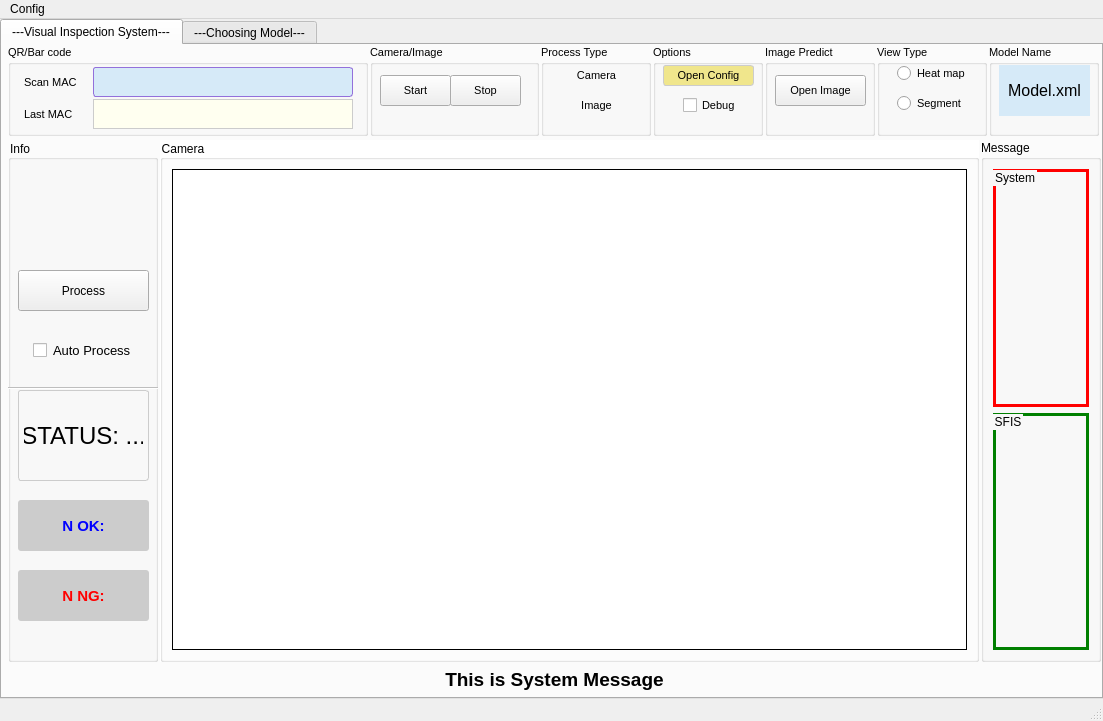
<?xml version="1.0" encoding="UTF-8"?>
<ui version="4.0">
 <class>MainWindow</class>
 <widget class="QMainWindow" name="MainWindow">
  <property name="geometry">
   <rect>
    <x>0</x>
    <y>0</y>
    <width>1103</width>
    <height>721</height>
   </rect>
  </property>
  <property name="sizePolicy">
   <sizepolicy hsizetype="Expanding" vsizetype="Expanding">
    <horstretch>0</horstretch>
    <verstretch>0</verstretch>
   </sizepolicy>
  </property>
  <property name="windowTitle">
   <string>MainWindow</string>
  </property>
  <widget class="QWidget" name="centralwidget">
   <layout class="QGridLayout" name="gridLayout">
    <property name="leftMargin">
     <number>0</number>
    </property>
    <property name="topMargin">
     <number>0</number>
    </property>
    <property name="rightMargin">
     <number>0</number>
    </property>
    <property name="bottomMargin">
     <number>0</number>
    </property>
    <property name="spacing">
     <number>2</number>
    </property>
    <item row="0" column="0">
     <widget class="QTabWidget" name="tabWidget">
      <property name="currentIndex">
       <number>0</number>
      </property>
      <widget class="QWidget" name="tab_1">
       <attribute name="title">
        <string>---Visual Inspection System---</string>
       </attribute>
       <layout class="QVBoxLayout" name="verticalLayout_2" stretch="4,22,0">
        <property name="spacing">
         <number>0</number>
        </property>
        <property name="leftMargin">
         <number>6</number>
        </property>
        <property name="topMargin">
         <number>0</number>
        </property>
        <property name="rightMargin">
         <number>0</number>
        </property>
        <property name="bottomMargin">
         <number>0</number>
        </property>
        <item>
         <widget class="QWidget" name="widget" native="true">
          <property name="maximumSize">
           <size>
            <width>16777215</width>
            <height>100</height>
           </size>
          </property>
          <widget class="QWidget" name="horizontalLayoutWidget_2">
           <property name="geometry">
            <rect>
             <x>0</x>
             <y>0</y>
             <width>1091</width>
             <height>91</height>
            </rect>
           </property>
           <layout class="QHBoxLayout" name="horizontalLayout_2" stretch="0,0,0,0,0,0,0">
            <property name="spacing">
             <number>2</number>
            </property>
            <property name="bottomMargin">
             <number>0</number>
            </property>
            <item>
             <widget class="QGroupBox" name="groupBox_5">
              <property name="minimumSize">
               <size>
                <width>360</width>
                <height>80</height>
               </size>
              </property>
              <property name="maximumSize">
               <size>
                <width>16777215</width>
                <height>100</height>
               </size>
              </property>
              <property name="font">
               <font>
                <pointsize>8</pointsize>
               </font>
              </property>
              <property name="title">
               <string>QR/Bar code</string>
              </property>
              <widget class="QWidget" name="verticalLayoutWidget">
               <property name="geometry">
                <rect>
                 <x>10</x>
                 <y>20</y>
                 <width>341</width>
                 <height>66</height>
                </rect>
               </property>
               <layout class="QVBoxLayout" name="verticalLayout" stretch="1,1">
                <property name="spacing">
                 <number>2</number>
                </property>
                <property name="sizeConstraint">
                 <enum>QLayout::SetDefaultConstraint</enum>
                </property>
                <property name="leftMargin">
                 <number>6</number>
                </property>
                <property name="topMargin">
                 <number>2</number>
                </property>
                <property name="rightMargin">
                 <number>6</number>
                </property>
                <property name="bottomMargin">
                 <number>2</number>
                </property>
                <item>
                 <layout class="QHBoxLayout" name="horizontalLayout_5">
                  <item>
                   <widget class="QLabel" name="label_5">
                    <property name="maximumSize">
                     <size>
                      <width>16777215</width>
                      <height>30</height>
                     </size>
                    </property>
                    <property name="font">
                     <font>
                      <pointsize>8</pointsize>
                     </font>
                    </property>
                    <property name="text">
                     <string>Scan MAC</string>
                    </property>
                   </widget>
                  </item>
                  <item>
                   <widget class="QLineEdit" name="ui_mac_input">
                    <property name="maximumSize">
                     <size>
                      <width>260</width>
                      <height>30</height>
                     </size>
                    </property>
                    <property name="font">
                     <font>
                      <pointsize>14</pointsize>
                      <weight>50</weight>
                      <bold>false</bold>
                      <kerning>false</kerning>
                     </font>
                    </property>
                    <property name="styleSheet">
                     <string notr="true">background-color: #D6EAF8;   /* Tím đậm (Indigo) */
    color: red;                /* Chữ trắng */        /* Chữ đậm */
    border: 1px solid #9370DB;  /* Viền tím sáng (Medium Purple) */
    border-radius: 3px;</string>
                    </property>
                    <property name="alignment">
                     <set>Qt::AlignCenter</set>
                    </property>
                    <property name="dragEnabled">
                     <bool>true</bool>
                    </property>
                    <property name="placeholderText">
                     <string/>
                    </property>
                    <property name="clearButtonEnabled">
                     <bool>false</bool>
                    </property>
                   </widget>
                  </item>
                 </layout>
                </item>
                <item>
                 <layout class="QHBoxLayout" name="horizontalLayout_4">
                  <item>
                   <widget class="QLabel" name="label_7">
                    <property name="maximumSize">
                     <size>
                      <width>16777215</width>
                      <height>30</height>
                     </size>
                    </property>
                    <property name="font">
                     <font>
                      <pointsize>8</pointsize>
                     </font>
                    </property>
                    <property name="text">
                     <string>Last MAC</string>
                    </property>
                   </widget>
                  </item>
                  <item>
                   <widget class="QLineEdit" name="ui_last_mac_input">
                    <property name="enabled">
                     <bool>false</bool>
                    </property>
                    <property name="maximumSize">
                     <size>
                      <width>260</width>
                      <height>30</height>
                     </size>
                    </property>
                    <property name="font">
                     <font>
                      <pointsize>16</pointsize>
                     </font>
                    </property>
                    <property name="styleSheet">
                     <string notr="true">background-color: #FFFFF0;
border: 1px solid #ccc</string>
                    </property>
                    <property name="text">
                     <string/>
                    </property>
                    <property name="alignment">
                     <set>Qt::AlignCenter</set>
                    </property>
                    <property name="placeholderText">
                     <string/>
                    </property>
                    <property name="clearButtonEnabled">
                     <bool>false</bool>
                    </property>
                   </widget>
                  </item>
                 </layout>
                </item>
               </layout>
              </widget>
             </widget>
            </item>
            <item>
             <widget class="QGroupBox" name="groupBox_4">
              <property name="minimumSize">
               <size>
                <width>160</width>
                <height>80</height>
               </size>
              </property>
              <property name="maximumSize">
               <size>
                <width>16777215</width>
                <height>100</height>
               </size>
              </property>
              <property name="font">
               <font>
                <pointsize>8</pointsize>
               </font>
              </property>
              <property name="cursor">
               <cursorShape>SizeVerCursor</cursorShape>
              </property>
              <property name="title">
               <string>Camera/Image</string>
              </property>
              <widget class="QPushButton" name="ui_start_camera_btn">
               <property name="geometry">
                <rect>
                 <x>10</x>
                 <y>30</y>
                 <width>71</width>
                 <height>31</height>
                </rect>
               </property>
               <property name="font">
                <font>
                 <pointsize>8</pointsize>
                 <weight>50</weight>
                 <bold>false</bold>
                </font>
               </property>
               <property name="cursor">
                <cursorShape>PointingHandCursor</cursorShape>
               </property>
               <property name="styleSheet">
                <string notr="true"/>
               </property>
               <property name="text">
                <string>Start</string>
               </property>
               <property name="iconSize">
                <size>
                 <width>18</width>
                 <height>18</height>
                </size>
               </property>
              </widget>
              <widget class="QPushButton" name="ui_stop_camera_btn">
               <property name="geometry">
                <rect>
                 <x>80</x>
                 <y>30</y>
                 <width>71</width>
                 <height>31</height>
                </rect>
               </property>
               <property name="font">
                <font>
                 <pointsize>8</pointsize>
                 <weight>50</weight>
                 <bold>false</bold>
                </font>
               </property>
               <property name="cursor">
                <cursorShape>PointingHandCursor</cursorShape>
               </property>
               <property name="styleSheet">
                <string notr="true"/>
               </property>
               <property name="text">
                <string>Stop</string>
               </property>
               <property name="iconSize">
                <size>
                 <width>27</width>
                 <height>27</height>
                </size>
               </property>
              </widget>
             </widget>
            </item>
            <item>
             <widget class="QGroupBox" name="groupBox_7">
              <property name="minimumSize">
               <size>
                <width>110</width>
                <height>80</height>
               </size>
              </property>
              <property name="maximumSize">
               <size>
                <width>110</width>
                <height>100</height>
               </size>
              </property>
              <property name="font">
               <font>
                <pointsize>8</pointsize>
               </font>
              </property>
              <property name="layoutDirection">
               <enum>Qt::LeftToRight</enum>
              </property>
              <property name="title">
               <string>Process Type</string>
              </property>
              <widget class="QLabel" name="ui_proces_type_camera_label">
               <property name="geometry">
                <rect>
                 <x>10</x>
                 <y>20</y>
                 <width>91</width>
                 <height>21</height>
                </rect>
               </property>
               <property name="styleSheet">
                <string notr="true"/>
               </property>
               <property name="text">
                <string>Camera</string>
               </property>
               <property name="alignment">
                <set>Qt::AlignCenter</set>
               </property>
              </widget>
              <widget class="QLabel" name="ui_process_type_image_label">
               <property name="geometry">
                <rect>
                 <x>10</x>
                 <y>50</y>
                 <width>91</width>
                 <height>21</height>
                </rect>
               </property>
               <property name="styleSheet">
                <string notr="true"/>
               </property>
               <property name="text">
                <string>Image</string>
               </property>
               <property name="alignment">
                <set>Qt::AlignCenter</set>
               </property>
              </widget>
             </widget>
            </item>
            <item>
             <widget class="QGroupBox" name="groupBox_2">
              <property name="minimumSize">
               <size>
                <width>110</width>
                <height>80</height>
               </size>
              </property>
              <property name="maximumSize">
               <size>
                <width>110</width>
                <height>100</height>
               </size>
              </property>
              <property name="font">
               <font>
                <pointsize>8</pointsize>
               </font>
              </property>
              <property name="layoutDirection">
               <enum>Qt::LeftToRight</enum>
              </property>
              <property name="title">
               <string>Options</string>
              </property>
              <widget class="QPushButton" name="ui_open_config_file_btn">
               <property name="geometry">
                <rect>
                 <x>10</x>
                 <y>20</y>
                 <width>91</width>
                 <height>21</height>
                </rect>
               </property>
               <property name="font">
                <font>
                 <pointsize>8</pointsize>
                 <weight>50</weight>
                 <bold>false</bold>
                </font>
               </property>
               <property name="cursor">
                <cursorShape>PointingHandCursor</cursorShape>
               </property>
               <property name="styleSheet">
                <string notr="true">background-color: #F0E68C;
border-radius: 3px;
border: 1px solid #ccc;
</string>
               </property>
               <property name="text">
                <string>Open Config</string>
               </property>
              </widget>
              <widget class="QCheckBox" name="ui_debug_check_box">
               <property name="geometry">
                <rect>
                 <x>30</x>
                 <y>50</y>
                 <width>61</width>
                 <height>20</height>
                </rect>
               </property>
               <property name="text">
                <string>Debug</string>
               </property>
              </widget>
             </widget>
            </item>
            <item>
             <widget class="QGroupBox" name="groupBox_6">
              <property name="minimumSize">
               <size>
                <width>110</width>
                <height>80</height>
               </size>
              </property>
              <property name="maximumSize">
               <size>
                <width>110</width>
                <height>100</height>
               </size>
              </property>
              <property name="font">
               <font>
                <pointsize>8</pointsize>
               </font>
              </property>
              <property name="layoutDirection">
               <enum>Qt::LeftToRight</enum>
              </property>
              <property name="title">
               <string>Image Predict</string>
              </property>
              <widget class="QPushButton" name="ui_open_image_btn">
               <property name="geometry">
                <rect>
                 <x>10</x>
                 <y>30</y>
                 <width>91</width>
                 <height>31</height>
                </rect>
               </property>
               <property name="font">
                <font>
                 <pointsize>8</pointsize>
                </font>
               </property>
               <property name="cursor">
                <cursorShape>PointingHandCursor</cursorShape>
               </property>
               <property name="styleSheet">
                <string notr="true"/>
               </property>
               <property name="text">
                <string>Open Image</string>
               </property>
              </widget>
             </widget>
            </item>
            <item>
             <widget class="QGroupBox" name="groupBox">
              <property name="minimumSize">
               <size>
                <width>110</width>
                <height>80</height>
               </size>
              </property>
              <property name="maximumSize">
               <size>
                <width>110</width>
                <height>100</height>
               </size>
              </property>
              <property name="font">
               <font>
                <pointsize>8</pointsize>
               </font>
              </property>
              <property name="layoutDirection">
               <enum>Qt::LeftToRight</enum>
              </property>
              <property name="title">
               <string>View Type</string>
              </property>
              <widget class="QRadioButton" name="ui_heat_map_radio_btn">
               <property name="geometry">
                <rect>
                 <x>20</x>
                 <y>20</y>
                 <width>82</width>
                 <height>17</height>
                </rect>
               </property>
               <property name="text">
                <string>Heat map</string>
               </property>
               <property name="iconSize">
                <size>
                 <width>16</width>
                 <height>16</height>
                </size>
               </property>
              </widget>
              <widget class="QRadioButton" name="ui_segment_radio_btn">
               <property name="geometry">
                <rect>
                 <x>20</x>
                 <y>50</y>
                 <width>82</width>
                 <height>17</height>
                </rect>
               </property>
               <property name="text">
                <string>Segment</string>
               </property>
              </widget>
             </widget>
            </item>
            <item>
             <widget class="QGroupBox" name="groupBox_3">
              <property name="minimumSize">
               <size>
                <width>110</width>
                <height>80</height>
               </size>
              </property>
              <property name="maximumSize">
               <size>
                <width>110</width>
                <height>100</height>
               </size>
              </property>
              <property name="font">
               <font>
                <pointsize>8</pointsize>
               </font>
              </property>
              <property name="layoutDirection">
               <enum>Qt::LeftToRight</enum>
              </property>
              <property name="title">
               <string>Model Name</string>
              </property>
              <widget class="QLabel" name="ui_model_name_label">
               <property name="geometry">
                <rect>
                 <x>10</x>
                 <y>20</y>
                 <width>91</width>
                 <height>51</height>
                </rect>
               </property>
               <property name="font">
                <font>
                 <pointsize>12</pointsize>
                </font>
               </property>
               <property name="styleSheet">
                <string notr="true">background: #D6EAF8;
padding: 5px</string>
               </property>
               <property name="text">
                <string>Model.xml</string>
               </property>
               <property name="alignment">
                <set>Qt::AlignCenter</set>
               </property>
              </widget>
             </widget>
            </item>
           </layout>
          </widget>
         </widget>
        </item>
        <item>
         <layout class="QHBoxLayout" name="horizontalLayout" stretch="0,0,0">
          <property name="spacing">
           <number>2</number>
          </property>
          <property name="sizeConstraint">
           <enum>QLayout::SetNoConstraint</enum>
          </property>
          <item>
           <widget class="QGroupBox" name="groupBox_10">
            <property name="minimumSize">
             <size>
              <width>150</width>
              <height>0</height>
             </size>
            </property>
            <property name="maximumSize">
             <size>
              <width>150</width>
              <height>16777215</height>
             </size>
            </property>
            <property name="styleSheet">
             <string notr="true">padding: 0 5px;

</string>
            </property>
            <property name="title">
             <string>Info</string>
            </property>
            <property name="alignment">
             <set>Qt::AlignLeading|Qt::AlignLeft|Qt::AlignVCenter</set>
            </property>
            <property name="flat">
             <bool>false</bool>
            </property>
            <property name="checkable">
             <bool>false</bool>
            </property>
            <widget class="QLabel" name="ui_logo_info_label">
             <property name="geometry">
              <rect>
               <x>0</x>
               <y>20</y>
               <width>151</width>
               <height>81</height>
              </rect>
             </property>
             <property name="text">
              <string/>
             </property>
             <property name="pixmap">
              <pixmap>../assets/IVIS.png</pixmap>
             </property>
             <property name="scaledContents">
              <bool>true</bool>
             </property>
            </widget>
            <widget class="QPushButton" name="ui_process_btn">
             <property name="enabled">
              <bool>true</bool>
             </property>
             <property name="geometry">
              <rect>
               <x>10</x>
               <y>130</y>
               <width>131</width>
               <height>41</height>
              </rect>
             </property>
             <property name="font">
              <font/>
             </property>
             <property name="styleSheet">
              <string notr="true"/>
             </property>
             <property name="text">
              <string>Process</string>
             </property>
            </widget>
            <widget class="QCheckBox" name="ui_auto_process_check_box">
             <property name="enabled">
              <bool>true</bool>
             </property>
             <property name="geometry">
              <rect>
               <x>20</x>
               <y>200</y>
               <width>111</width>
               <height>20</height>
              </rect>
             </property>
             <property name="font">
              <font>
               <pointsize>10</pointsize>
              </font>
             </property>
             <property name="mouseTracking">
              <bool>true</bool>
             </property>
             <property name="text">
              <string>Auto Process</string>
             </property>
             <property name="shortcut">
              <string notr="true"/>
             </property>
             <property name="checkable">
              <bool>true</bool>
             </property>
             <property name="autoRepeatDelay">
              <number>10</number>
             </property>
            </widget>
            <widget class="QLabel" name="ui_status_label">
             <property name="geometry">
              <rect>
               <x>10</x>
               <y>250</y>
               <width>131</width>
               <height>91</height>
              </rect>
             </property>
             <property name="font">
              <font>
               <pointsize>18</pointsize>
              </font>
             </property>
             <property name="layoutDirection">
              <enum>Qt::LeftToRight</enum>
             </property>
             <property name="styleSheet">
              <string notr="true">border: 1px solid #ccc;
border-radius: 3px;

</string>
             </property>
             <property name="text">
              <string>STATUS: ...</string>
             </property>
             <property name="alignment">
              <set>Qt::AlignCenter</set>
             </property>
            </widget>
            <widget class="QLabel" name="ui_sum_ok_label">
             <property name="geometry">
              <rect>
               <x>10</x>
               <y>360</y>
               <width>131</width>
               <height>51</height>
              </rect>
             </property>
             <property name="font">
              <font>
               <pointsize>11</pointsize>
               <weight>75</weight>
               <bold>true</bold>
              </font>
             </property>
             <property name="layoutDirection">
              <enum>Qt::LeftToRight</enum>
             </property>
             <property name="styleSheet">
              <string notr="true">background-color:#ccc;
border-radius: 3px;
color:blue;
font-weight:bold

</string>
             </property>
             <property name="text">
              <string>N OK:</string>
             </property>
             <property name="alignment">
              <set>Qt::AlignCenter</set>
             </property>
            </widget>
            <widget class="QLabel" name="ui_sum_ng_label">
             <property name="geometry">
              <rect>
               <x>10</x>
               <y>430</y>
               <width>131</width>
               <height>51</height>
              </rect>
             </property>
             <property name="font">
              <font>
               <pointsize>11</pointsize>
               <weight>75</weight>
               <bold>true</bold>
              </font>
             </property>
             <property name="layoutDirection">
              <enum>Qt::LeftToRight</enum>
             </property>
             <property name="styleSheet">
              <string notr="true">background-color:#ccc;
border-radius: 3px;
color:red;
font-weight:bold
</string>
             </property>
             <property name="text">
              <string>N NG:</string>
             </property>
             <property name="alignment">
              <set>Qt::AlignCenter</set>
             </property>
            </widget>
            <widget class="Line" name="line">
             <property name="enabled">
              <bool>false</bool>
             </property>
             <property name="geometry">
              <rect>
               <x>0</x>
               <y>240</y>
               <width>151</width>
               <height>16</height>
              </rect>
             </property>
             <property name="orientation">
              <enum>Qt::Horizontal</enum>
             </property>
            </widget>
           </widget>
          </item>
          <item>
           <widget class="QGroupBox" name="groupBox_9">
            <property name="styleSheet">
             <string notr="true">background-color:white;</string>
            </property>
            <property name="title">
             <string>Camera</string>
            </property>
            <layout class="QHBoxLayout" name="horizontalLayout_3">
             <item>
              <widget class="QLabel" name="ui_label_display_video">
               <property name="sizePolicy">
                <sizepolicy hsizetype="Ignored" vsizetype="Ignored">
                 <horstretch>0</horstretch>
                 <verstretch>0</verstretch>
                </sizepolicy>
               </property>
               <property name="cursor">
                <cursorShape>PointingHandCursor</cursorShape>
               </property>
               <property name="styleSheet">
                <string notr="true">border: 1px solid black</string>
               </property>
               <property name="text">
                <string/>
               </property>
              </widget>
             </item>
            </layout>
           </widget>
          </item>
          <item>
           <widget class="QGroupBox" name="groupBox_8">
            <property name="minimumSize">
             <size>
              <width>120</width>
              <height>0</height>
             </size>
            </property>
            <property name="maximumSize">
             <size>
              <width>120</width>
              <height>16777215</height>
             </size>
            </property>
            <property name="title">
             <string>Message</string>
            </property>
            <layout class="QVBoxLayout" name="verticalLayout_3">
             <item>
              <widget class="QGroupBox" name="groupBox_11">
               <property name="styleSheet">
                <string notr="true">border: 3px solid red</string>
               </property>
               <property name="title">
                <string>System</string>
               </property>
              </widget>
             </item>
             <item>
              <widget class="QGroupBox" name="groupBox_12">
               <property name="styleSheet">
                <string notr="true">border: 3px solid green</string>
               </property>
               <property name="title">
                <string>SFIS</string>
               </property>
              </widget>
             </item>
            </layout>
           </widget>
          </item>
         </layout>
        </item>
        <item>
         <widget class="QLabel" name="ui_system_message_label">
          <property name="minimumSize">
           <size>
            <width>0</width>
            <height>35</height>
           </size>
          </property>
          <property name="font">
           <font>
            <pointsize>14</pointsize>
            <weight>75</weight>
            <bold>true</bold>
           </font>
          </property>
          <property name="styleSheet">
           <string notr="true">border: 1px dot #ccc</string>
          </property>
          <property name="text">
           <string>This is System Message</string>
          </property>
          <property name="alignment">
           <set>Qt::AlignCenter</set>
          </property>
         </widget>
        </item>
       </layout>
      </widget>
      <widget class="QWidget" name="tab_2">
       <attribute name="title">
        <string>---Choosing Model---</string>
       </attribute>
      </widget>
     </widget>
    </item>
   </layout>
  </widget>
  <widget class="QMenuBar" name="menubar">
   <property name="geometry">
    <rect>
     <x>0</x>
     <y>0</y>
     <width>1103</width>
     <height>21</height>
    </rect>
   </property>
   <widget class="QMenu" name="menuParameters">
    <property name="title">
     <string>Config</string>
    </property>
    <addaction name="ui_save_all_config_btn"/>
   </widget>
   <addaction name="menuParameters"/>
  </widget>
  <widget class="QStatusBar" name="statusbar"/>
  <action name="ui_save_all_config_btn">
   <property name="checkable">
    <bool>false</bool>
   </property>
   <property name="text">
    <string>Save all config</string>
   </property>
  </action>
 </widget>
 <resources/>
 <connections/>
</ui>
